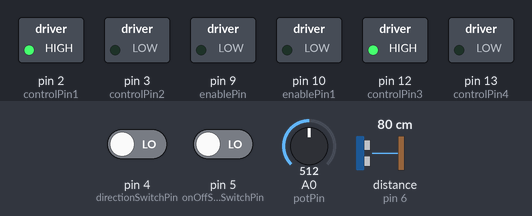
Simulated run of this sketch. Board: Arduino Uno, built with avr-gcc and run on an emulated ATmega328P. Parts: switched loads named in the sketch (green lamp = pin HIGH). The test bench sets the inputs (shaded band); at power-on: distance to the obstacle (sensor on pin 6) 80 cm, pin 4 (directionSwitchPin) LOW, pin 5 (onOffSwitchStateSwitchPin) LOW, A0 (potPin) = 512. The echo pulse lasts 58.3 µs per cm.

Above: at 1.2 s.
1.3 s: distance to the obstacle (sensor on pin 6) set to 14 cm
2.8 s: distance to the obstacle (sensor on pin 6) set to 11 cm
At 3.3 s:
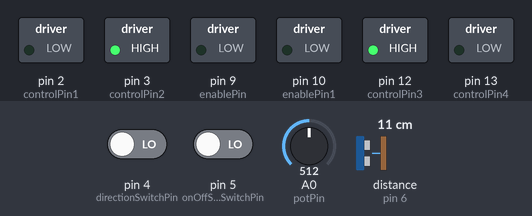
4.3 s: pin 4 (directionSwitchPin) driven HIGH and pin 5 (onOffSwitchStateSwitchPin) driven HIGH
7.3 s: A0 (potPin) set to 716
At 8.8 s:
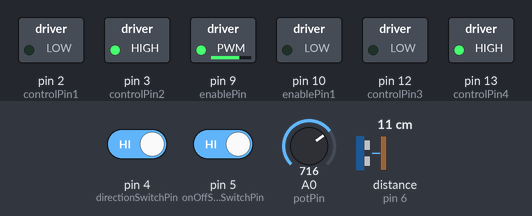
Timing chart, 0 to 11.3 s (numbered marks = the images above; inputs shaded):
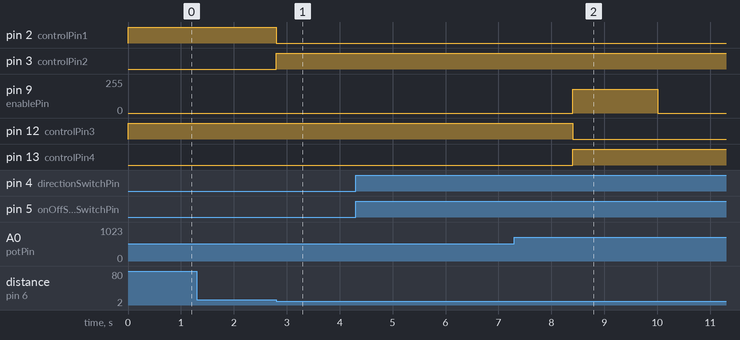

Measured:
- the behaviour switches between 13 and 12 cm on distance to the obstacle (sensor on pin 6) (found by bisection; images 0 and 1)
- after the input at 1.3 s, every drawn part: stays the same
- after the input at 2.8 s, pin 2 (controlPin1): HIGH → LOW at once; pin 3 (controlPin2): LOW → HIGH at once
- after the input at 4.3 s, every drawn part: stays the same

The sketch:

robot_2_motors.ino
```cpp
/*
Author:          Jonathan Irwin
Date:            17 November 2014
Purpose:         Control arduino 4WD robot using L293D Intergrated circuit
                  The robot also has a ultrasonic sensor on the front to tell when it is going to hit an object - all very simple stuff for now
*/

//import ultra-sonic sensor library
#include <NewPing.h>

#define TRIGGER_PIN  7  // Arduino pin tied to trigger pin on the ultrasonic sensor.
#define ECHO_PIN     6  // Arduino pin tied to echo pin on the ultrasonic sensor.
#define MAX_DISTANCE 200 // Maximum distance we want to ping for (in centimeters). Maximum sensor distance is rated at 400-500cm.

NewPing sonar(TRIGGER_PIN, ECHO_PIN, MAX_DISTANCE); // NewPing setup of pins and maximum distance.

//setup all the pins for the IC
const int controlPin1 = 2; // connected to pin 7 on the H-bridge
const int controlPin2 = 3; // connected to pin 2 on the H-bridge
const int controlPin3 = 12;
const int controlPin4 = 13;
const int enablePin = 9;   // connected to pin 1 on the H-bridge
const int enablePin1 = 10;
const int directionSwitchPin = 4;  // connected to the switch for direction
const int onOffSwitchStateSwitchPin = 5; // connected to the switch for turning the motor on and off
const int potPin = A0;  // connected to the potentiometer's output

// create some variables to hold values from your inputs
int onOffSwitchState = 0;  // current state of the On/Off switch
int previousOnOffSwitchState = 0; // previous position of the on/off switch
int directionSwitchState = 0;  // current state of the direction switch
int previousDirectionSwitchState = 0;  // previous state of the direction switch

int motorEnabled = 0; // Turns the motor on/off
int motorSpeed = 0; // speed of the motor
int motorDirection = 1; // current direction of the motor

void setup() {
  Serial.begin(115200); // Start the serial monitor

  // intialize the inputs and outputs
  pinMode(directionSwitchPin, INPUT);
  pinMode(onOffSwitchStateSwitchPin, INPUT);
  pinMode(controlPin1, OUTPUT);
  pinMode(controlPin2, OUTPUT);
  pinMode(controlPin3, OUTPUT);
  pinMode(controlPin4, OUTPUT);
  pinMode(enablePin, OUTPUT);
  pinMode(enablePin1, OUTPUT);

  // pull the enable pin LOW to start
  digitalWrite(enablePin, LOW);
  digitalWrite(enablePin1, LOW);
}

void loop() {
    unsigned int uS = sonar.ping(); // Send ping, get ping time in microseconds (uS).
    unsigned int cm = (uS / US_ROUNDTRIP_CM); // Convert ping time to distance in cm and print result (0 = outside set distance range)

    //if close to something just switch off
    if (cm < 13){
      driveBackwards("left");
      delay(1600);
      stopDriving(4000);
      driveForwards();
    }

  // read the value of the on/off switch
  onOffSwitchState = digitalRead(onOffSwitchStateSwitchPin);
  delay(1);

  // read the value of the direction switch
  directionSwitchState = digitalRead(directionSwitchPin);

  // read the value of the pot and divide by 4 to get
  // a value that can be used for PWM
  motorSpeed = analogRead(potPin) / 4;

  // if the on/off button changed state since the last loop()
  if (onOffSwitchState != previousOnOffSwitchState) {
    // change the value of motorEnabled if pressed
    if (onOffSwitchState == HIGH) {
      motorEnabled = !motorEnabled;
    }
  }

  // if the direction button changed state since the last loop()
  if (directionSwitchState != previousDirectionSwitchState) {
    // change the value of motorDirection if pressed
    if (directionSwitchState == HIGH) {
      changeDirection();
    }
  }

  // change the direction the motor spins by talking
  // to the control pins on the H-Bridge
  if (motorDirection == 1) {
    driveForwards();
  }
  else {
    digitalWrite(controlPin1, LOW);
    digitalWrite(controlPin2, HIGH);
    digitalWrite(controlPin3, LOW);
    digitalWrite(controlPin4, HIGH);
  }

  // if the motor is supposed to be on
  if (motorEnabled == 1) {
    // PWM the enable pin to vary the speed
    analogWrite(enablePin, motorSpeed);
    analogWrite(enablePin1, motorSpeed);
  }
  else { // if the motor is not supposed to be on
    //turn the motor off
    analogWrite(enablePin, 0);
    analogWrite(enablePin1, 0);
  }
  // save the current On/Offswitch state as the previous
  previousDirectionSwitchState = directionSwitchState;
  // save the current switch state as the previous
  previousOnOffSwitchState = onOffSwitchState;
}
```

changeDirection.ino
```cpp
void changeDirection(){
  motorDirection = !motorDirection;
  }
```

driveForward.ino
```cpp
void driveForwards(){
    digitalWrite(controlPin1, HIGH);
    digitalWrite(controlPin2, LOW);
    digitalWrite(controlPin3, HIGH);
    digitalWrite(controlPin4, LOW);
}

void driveBackwards(String direct){
  if(direct == "left"){
    analogWrite(enablePin1, 0);
    digitalWrite(controlPin1, LOW);
    digitalWrite(controlPin2, HIGH);
  }
  else if (direct == "right"){
    digitalWrite(controlPin1, LOW);
    digitalWrite(controlPin2, HIGH);
    digitalWrite(controlPin3, HIGH);
    digitalWrite(controlPin4, LOW);
  }
  else{
    digitalWrite(controlPin1, LOW);
    digitalWrite(controlPin2, HIGH);
    digitalWrite(controlPin3, LOW);
    digitalWrite(controlPin4, HIGH);
  }
}

void stopDriving(int time){
    analogWrite(enablePin, 0);
    analogWrite(enablePin1, 0);
    delay(time);
    analogWrite(enablePin, 1);
    analogWrite(enablePin1, 1);
}
```
